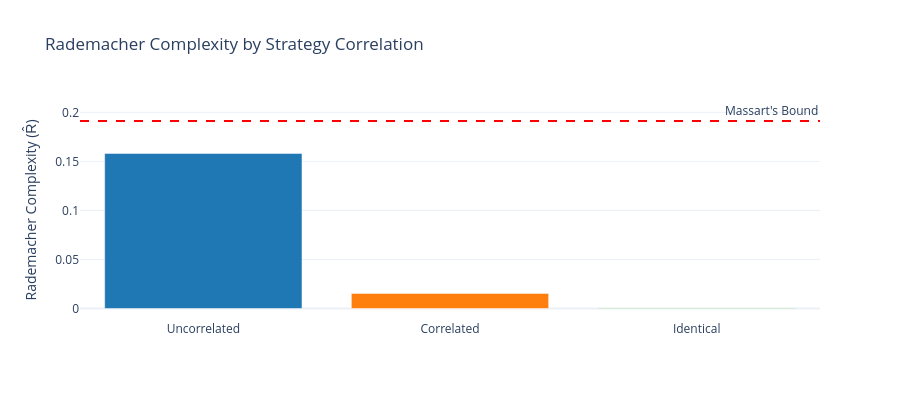

Source (notebook cell):
### Code cell
# Visualize correlation impact
fig = go.Figure()

strategies = ["Uncorrelated", "Correlated", "Identical"]
R_values = [R_uncorrelated, R_correlated, R_identical]

fig.add_trace(
    go.Bar(x=strategies, y=R_values, marker_color=["#1f77b4", "#ff7f0e", "#2ca02c"], name="R̂")
)

fig.add_hline(
    y=massart_bound, line_dash="dash", line_color="red", annotation_text="Massart's Bound"
)

fig.update_layout(
    title="Rademacher Complexity by Strategy Correlation",
    yaxis_title="Rademacher Complexity (R̂)",
    template="plotly_white",
    height=400,
)

fig.show()

print("\nKey Insight: Correlated strategies have LOWER overfitting risk!")
print("Testing many parameter variants is less risky than testing truly independent strategies.")

### Figure 1 — Plotly figure (JSON) as saved in the notebook; plotly's stock layout.template omitted (floating-point values rounded to 4 significant figures)
{"data": [{"marker": {"color": ["#1f77b4", "#ff7f0e", "#2ca02c"]}, "name": "R̂", "type": "bar", "x": ["Uncorrelated", "Correlated", "Identical"], "y": [0.1581, 0.01538, -0.0004923]}], "layout": {"annotations": [{"showarrow": false, "text": "Massart's Bound", "x": 1, "xanchor": "right", "xref": "x domain", "y": 0.1912, "yanchor": "bottom", "yref": "y"}], "height": 400, "shapes": [{"line": {"color": "red", "dash": "dash"}, "type": "line", "x0": 0, "x1": 1, "xref": "x domain", "y0": 0.1912, "y1": 0.1912, "yref": "y"}], "title": {"text": "Rademacher Complexity by Strategy Correlation"}, "yaxis": {"title": {"text": "Rademacher Complexity (R̂)"}}}}
